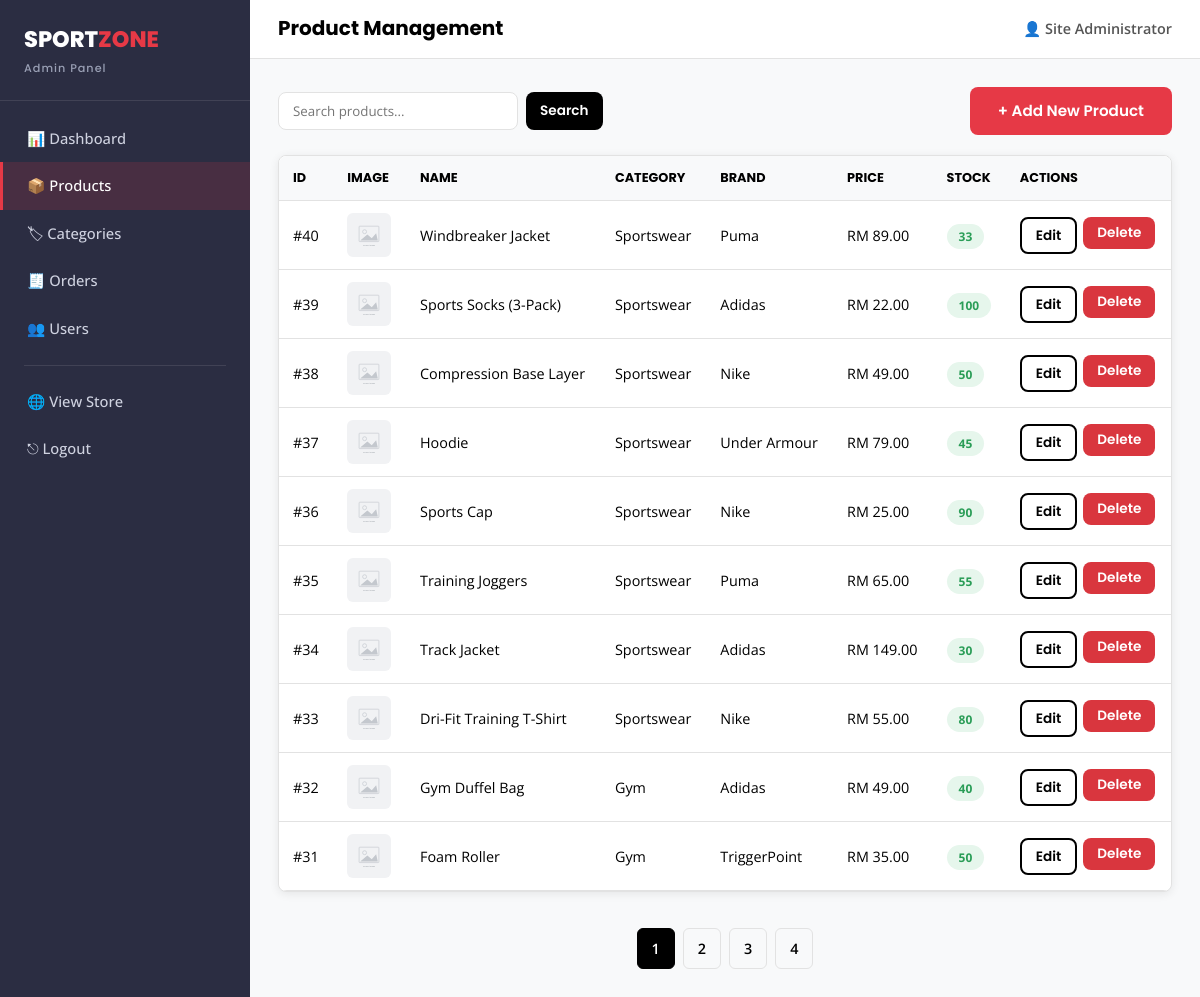
/admin/products.php (signed in), run on the app's committed database.
### tables this page shows
CREATE TABLE products (
    product_id   INT AUTO_INCREMENT PRIMARY KEY,
    category_id  INT NOT NULL,
    name         VARCHAR(150) NOT NULL,
    description  TEXT,
    brand        VARCHAR(50)  DEFAULT NULL,
    price        DECIMAL(10,2) NOT NULL,
    stock        INT NOT NULL DEFAULT 0,
    sizes        VARCHAR(100) DEFAULT NULL,
    image        VARCHAR(255) DEFAULT NULL,
    created_at   TIMESTAMP DEFAULT CURRENT_TIMESTAMP,
    FOREIGN KEY (category_id) REFERENCES categories(category_id) ON DELETE CASCADE
);

CREATE TABLE categories (
    category_id  INT AUTO_INCREMENT PRIMARY KEY,
    name         VARCHAR(50) NOT NULL,
    slug         VARCHAR(50) NOT NULL UNIQUE,
    icon         VARCHAR(10) DEFAULT NULL
);

### includes/functions.php (called while the page is built, shortened)
<?php
function sanitize($data) {
    return htmlspecialchars(trim($data), ENT_QUOTES, 'UTF-8');
}
function money($amount) {
    return CURRENCY . ' ' . number_format((float) $amount, 2);
}
function product_image_url($image) {
    return BASE_URL . 'assets/images/placeholder.svg';
}

### admin/products.php (the view, shortened to what this page needs)
<?php
require_once __DIR__ . '/../includes/db_connect.php';
require_once __DIR__ . '/../includes/functions.php';
$search  = trim($_GET['search'] ?? '');
$page    = max(1, (int) ($_GET['page'] ?? 1));
$perPage = 10;
$offset  = ($page - 1) * $perPage;
$where = '';
$params = [];
$types = '';
$countSql = "SELECT COUNT(*) AS c FROM products p $where";
$cstmt = $conn->prepare($countSql);
$cstmt->execute();
$total = (int) $cstmt->get_result()->fetch_assoc()['c'];
$totalPages = max(1, ceil($total / $perPage));
$sql = "SELECT p.*, c.name AS category_name FROM products p
        JOIN categories c ON p.category_id = c.category_id
        $where ORDER BY p.product_id DESC LIMIT ? OFFSET ?";
$stmt = $conn->prepare($sql);
$pp = $params; $pt = $types . 'ii'; $pp[] = $perPage; $pp[] = $offset;
$stmt->bind_param($pt, ...$pp);
$stmt->execute();
$products = $stmt->get_result();
include __DIR__ . '/includes/admin_header.php';
?>
<div class="flex-between mb-2" style="flex-wrap:wrap; gap:12px;">
    <form method="GET" action="products.php" class="admin-search">
        <input type="text" name="search" placeholder="Search products..." value="<?= sanitize($search) ?>">
        <button type="submit" class="btn btn-dark btn-sm">Search</button>
    </form>
    <a href="<?= BASE_URL ?>admin/product-form.php" class="btn btn-primary">+ Add New Product</a>
</div>
<div class="panel" style="padding:0;">
    <div class="table-wrap" style="border:none;">
        <table class="data-table">
            <thead>
                <tr><th>ID</th><th>Image</th><th>Name</th><th>Category</th><th>Brand</th><th>Price</th><th>Stock</th><th>Actions</th></tr>
            </thead>
            <tbody>
            <?php while ($p = $products->fetch_assoc()): ?>
                <tr>
                    <td>#<?= $p['product_id'] ?></td>
                    <td><img src="<?= product_image_url($p['image']) ?>" alt="" style="width:44px; height:44px; object-fit:cover; border-radius:6px;"></td>
                    <td><?= sanitize($p['name']) ?></td>
                    <td><?= sanitize($p['category_name']) ?></td>
                    <td><?= sanitize($p['brand']) ?></td>
                    <td><?= money($p['price']) ?></td>
                    <td><span class="status-badge <?= $p['stock'] <= 10 ? 'status-cancelled' : ($p['stock'] <= 20 ? 'status-pending' : 'status-delivered') ?>"><?= $p['stock'] ?></span></td>
                    <td>
                        <div style="display:flex; gap:6px;">
                            <a href="<?= BASE_URL ?>admin/product-form.php?id=<?= $p['product_id'] ?>" class="btn btn-outline btn-sm">Edit</a>
                            <form method="POST" action="product-delete.php" onsubmit="return confirm('Delete this product? This cannot be undone.')">
                                <button type="submit" class="btn btn-sm" style="background:var(--color-danger); color:#fff;">Delete</button>
                            </form>
                        </div>
                    </td>
                </tr>
            <?php endwhile; ?>
            </tbody>
        </table>
    </div>
</div>
<?php if ($totalPages > 1): ?>
    <div class="pagination">
        <?php for ($i = 1; $i <= $totalPages; $i++): ?>
            <a href="?page=<?= $i ?><?= $search !== '' ? '&search=' . urlencode($search) : '' ?>" class="<?= $i === $page ? 'active' : '' ?>"><?= $i ?></a>
        <?php endfor; ?>
    </div>
<?php endif; ?>
<?php include __DIR__ . '/includes/admin_footer.php'; ?>

### assets/css/style.css (style rules this page uses)
:root { --color-primary: #000000; --color-white: #ffffff; --color-accent: #E63946; --color-accent-dark: #c92a37; --color-secondary: #2B2D42; --color-bg-light: #F8F9FA; --color-border: #e2e2e2; --color-success: #2a9d57; --color-warning: #e9a23b; --color-danger: #d9363e; --font-heading: 'Poppins', sans-serif; --font-body: 'Open Sans', sans-serif; --radius: 8px; --shadow: 0 2px 10px rgba(0,0,0,0.08); --shadow-hover: 0 8px 20px rgba(0,0,0,0.15); --transition: all 0.2s ease-in-out; }
* { margin: 0; padding: 0; box-sizing: border-box; }
html { scroll-behavior: smooth; }
body { font-family: var(--font-body); color: var(--color-primary); background: var(--color-white); line-height: 1.6; }
a { text-decoration: none; color: inherit; }
img { max-width: 100%; display: block; }
button { font-family: var(--font-body); cursor: pointer; border: none; }
.btn { display: inline-block; padding: 12px 28px; border-radius: var(--radius); font-family: var(--font-heading); font-weight: 600; font-size: 0.95rem; transition: var(--transition); text-align: center; }
.btn-primary { background: var(--color-accent); color: var(--color-white); }
.btn-dark { background: var(--color-primary); color: var(--color-white); }
.btn-outline { background: transparent; border: 2px solid var(--color-primary); color: var(--color-primary); }
.btn-sm { padding: 6px 14px; font-size: 0.85rem; }
.data-table { width: 100%; border-collapse: collapse; background: var(--color-white); }
.data-table th, .data-table td { padding: 12px 14px; text-align: left; border-bottom: 1px solid var(--color-border); font-size: 0.9rem; }
.data-table th { background: var(--color-bg-light); font-family: var(--font-heading); font-size: 0.8rem; text-transform: uppercase; }
.status-badge { padding: 4px 12px; border-radius: 20px; font-size: 0.75rem; font-weight: 700; text-transform: uppercase; }
.status-delivered { background: #e6f6ec; color: var(--color-success); }
.flex-between { display: flex; align-items: center; justify-content: space-between; }
.mb-2 { margin-bottom: 20px; }
.panel { background: var(--color-white); border: 1px solid var(--color-border); border-radius: var(--radius); padding: 24px; margin-bottom: 24px; box-shadow: var(--shadow); }
.table-wrap { overflow-x: auto; border-radius: var(--radius); border: 1px solid var(--color-border); }
.pagination { display: flex; justify-content: center; gap: 8px; margin-top: 36px; flex-wrap: wrap; }
.pagination a { padding: 8px 14px; border: 1px solid var(--color-border); border-radius: 6px; font-size: 0.9rem; font-weight: 600; }
.pagination a.active { background: var(--color-primary); color: var(--color-white); border-color: var(--color-primary); }

### assets/css/admin.css (style rules this page uses)
.admin-body { background: var(--color-bg-light); }
.admin-search { display: flex; gap: 8px; }
.admin-search input { padding: 9px 14px; border: 1px solid var(--color-border); border-radius: var(--radius); min-width: 240px; font-family: var(--font-body); }

### data on the page
products: product_id "40", name "Windbreaker Jacket", category.name "Sportswear", brand "Puma", price "RM 89.00", stock "33"
products: product_id "39", name "Sports Socks (3-Pack)", category.name "Sportswear", brand "Adidas", price "RM 22.00", stock "100"
products: product_id "38", name "Compression Base Layer", category.name "Sportswear", brand "Nike", price "RM 49.00", stock "50"
products: product_id "37", name "Hoodie", category.name "Sportswear", brand "Under Armour", price "RM 79.00", stock "45"
products: product_id "36", name "Sports Cap", category.name "Sportswear", brand "Nike", price "RM 25.00", stock "90"
products: product_id "35", name "Training Joggers", category.name "Sportswear", brand "Puma", price "RM 65.00", stock "55"
products: product_id "34", name "Track Jacket", category.name "Sportswear", brand "Adidas", price "RM 149.00", stock "30"
products: product_id "33", name "Dri-Fit Training T-Shirt", category.name "Sportswear", brand "Nike", price "RM 55.00", stock "80"
products: product_id "32", name "Gym Duffel Bag", category.name "Gym", brand "Adidas", price "RM 49.00", stock "40"
products: product_id "31", name "Foam Roller", category.name "Gym", brand "TriggerPoint", price "RM 35.00", stock "50"

### other printed values
$page_title "Product Management"
$admin_name "Site Administrator"
